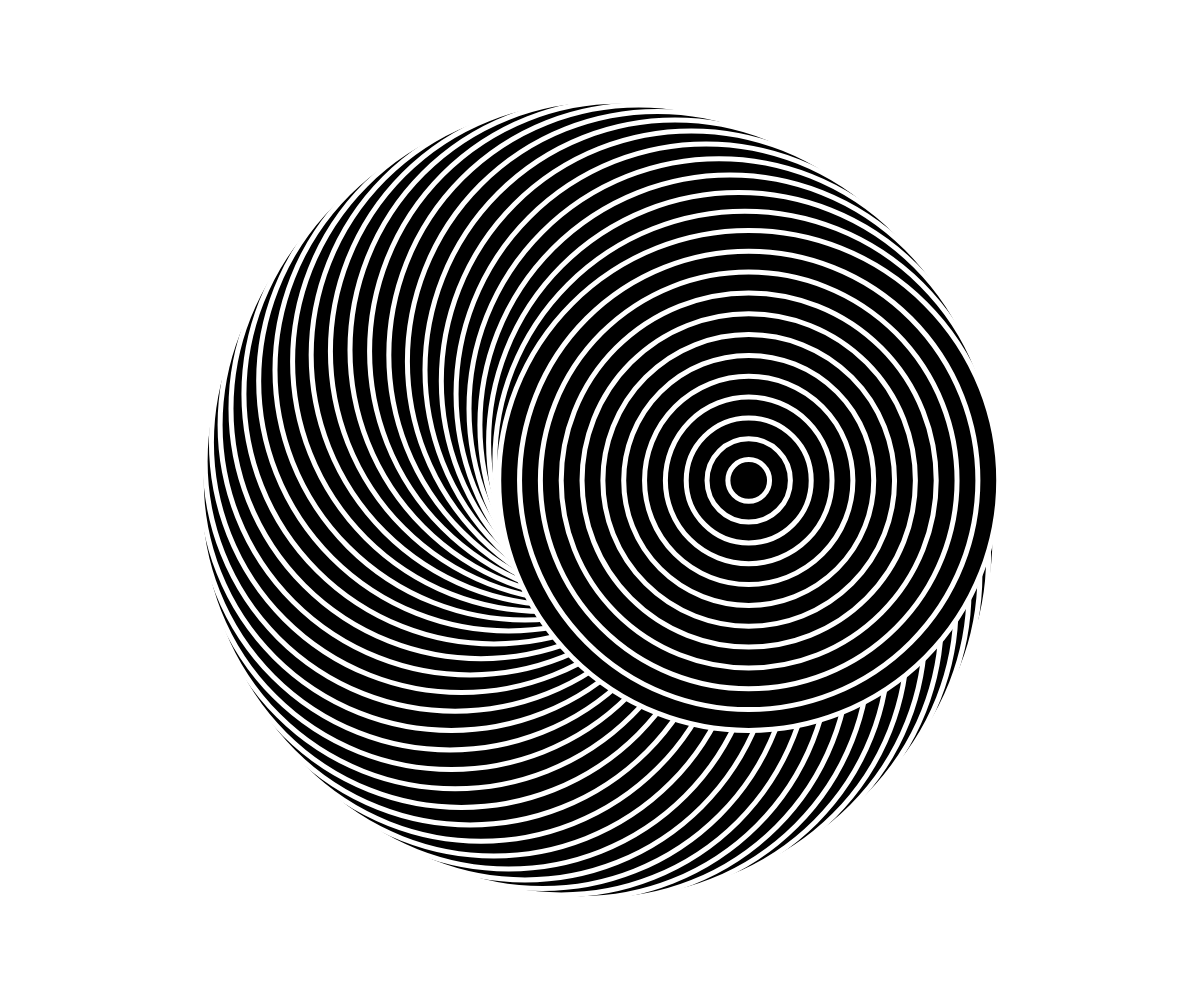
Frame 1 (no input)
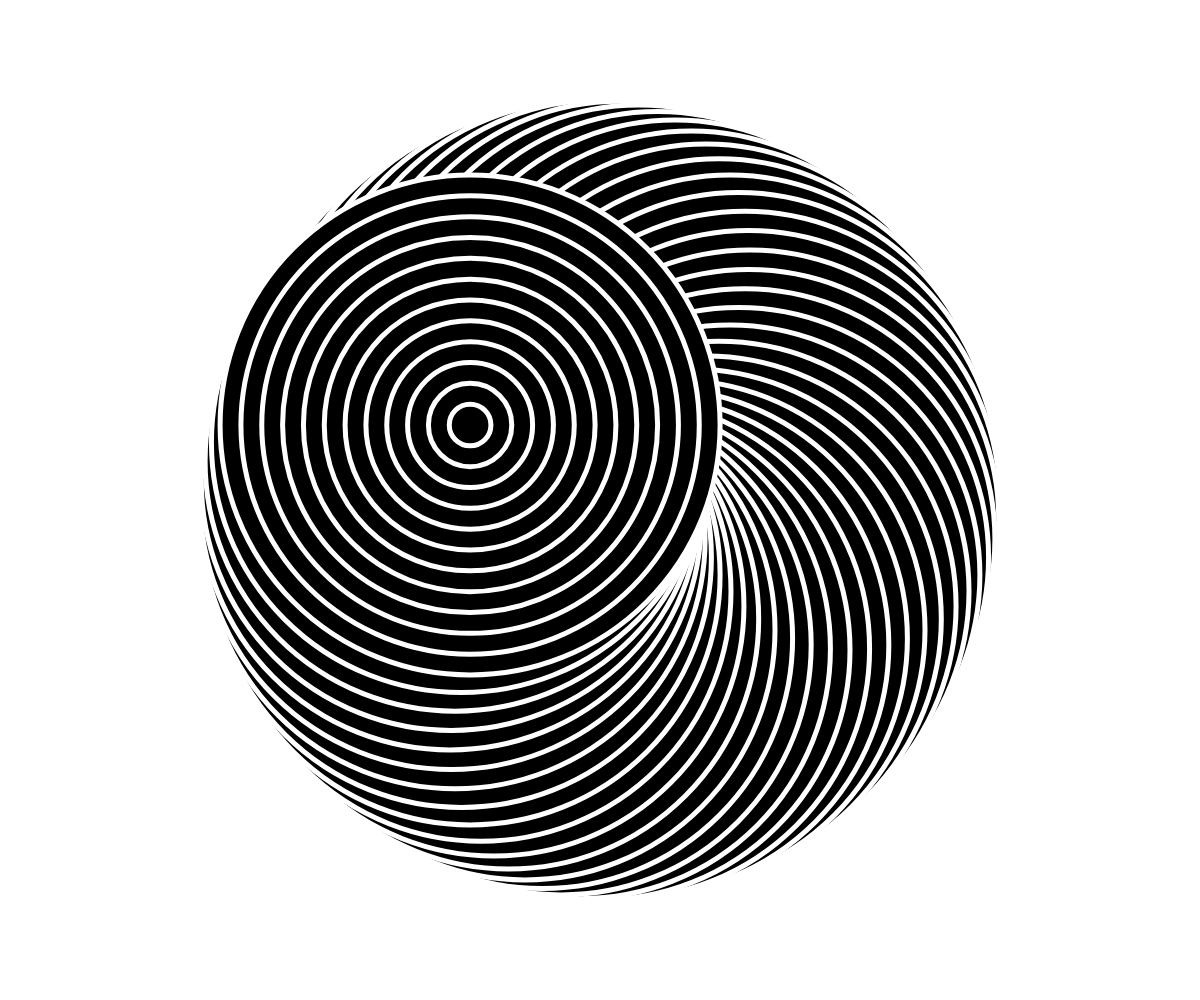
Frame 60 (no input)
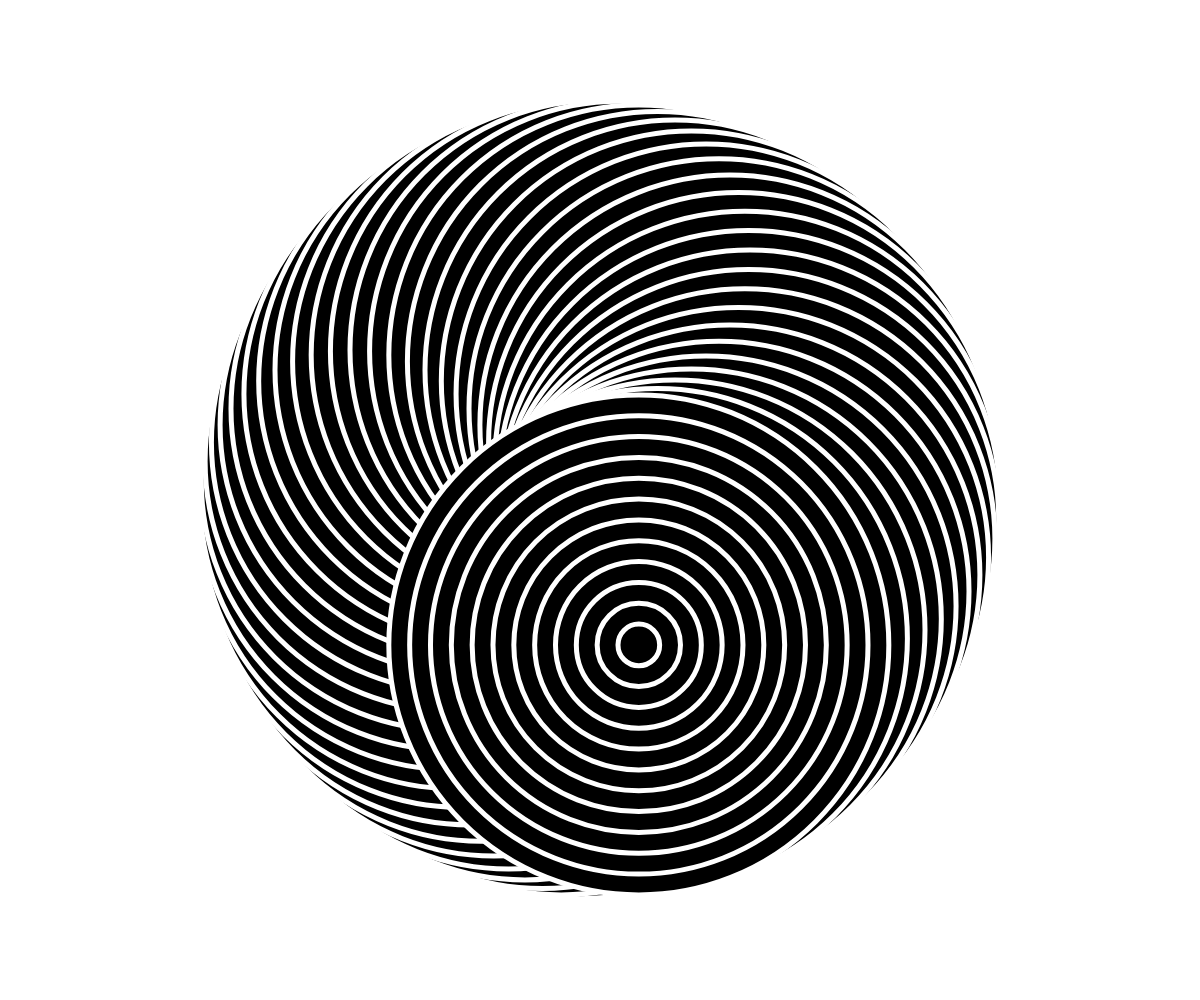
Frame 120 (the mouse pressed at the canvas centre since frame 60)

The p5.js sketch that drew these frames (run headless with seeded random() and noise() and a simulated clock; from frame 60 on, the mouse is pressed at the canvas centre):

// p5.js sketch
// ── sketch.js
// thedotismoving - number 2 by lionel ringenbach @ ucodia.io

var dots = [];
var nDots = 48;
var nCircles = 12;
var layoutRatio = 0.3;
var sizeRatio = 0.5;
var circleSize;

function setup() {
    createCanvas(window.innerWidth, window.innerHeight);
    frameRate(30);
    
    layout();
}

function layout() {
    circleSize = min(width, height);
    var layoutSize = circleSize * layoutRatio;
    var centerX = width / 2;
    var centerY = height / 2;
    var inc = TAU / nDots;
    
    for (var i = 0; i < nDots; i++) {
        dots[i] = pointOnCircle(centerX, centerY, i * inc, layoutSize / 2);
    }
}

function draw() {
    clear();
    
    // circle style
    fill(0);
    stroke(255);
    strokeWeight(circleSize * 0.005);

    for (var i = 0; i < dots.length; i++) {
        var dot = dots[i];
        var s = circleSize * sizeRatio;
               
        if (i < dots.length - 1)
            ellipse(dot.x, dot.y, s, s);
        else
            circles(dot.x, dot.y, s, nCircles);       
    }

    // animate every 2 frames
    if (frameCount % 2 === 0)
        dots.push(dots.shift());
}

function circles(x, y, size, n) {
    var inc = size / n;
    
    for (var i = n; i > 0; i--) {
        var s = inc * i;
        ellipse(x, y, s, s);   
    }
}

function pointOnCircle(x, y, angle, radius) {
    return {
        x: radius * cos(angle) + x,
        y: radius * sin(angle) + y
    };
}

function windowResized() {
    noLoop();
    resizeCanvas(window.innerWidth, window.innerHeight);
    layout();
    loop();
}
